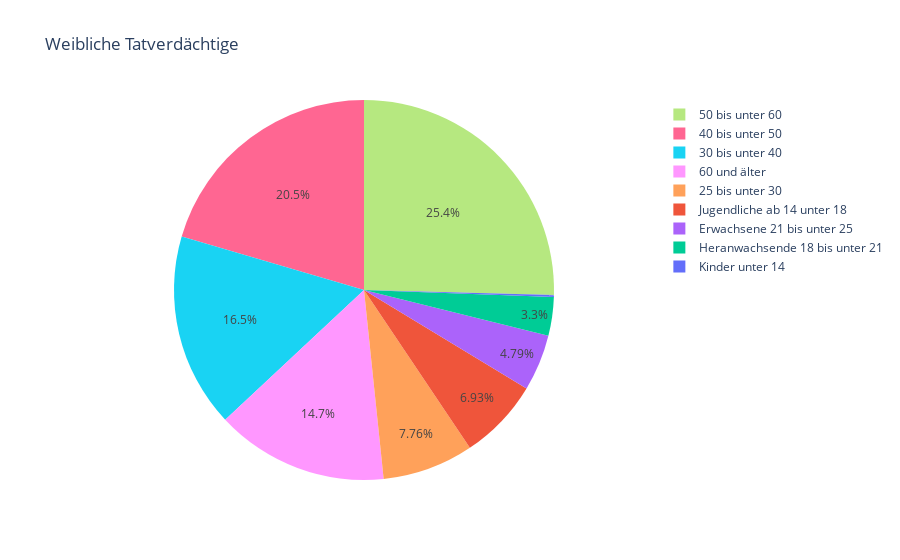

This figure's notebook cell:
### Code cell
# update figure
fig.update_traces(
    textposition='inside',
    textinfo='percent',
                 )

### Figure 1 — Plotly figure (JSON) as saved in the notebook; plotly's stock layout.template omitted (floating-point values rounded to 4 significant figures)
{"data": [{"customdata": [["#3F83F4"], ["#000080"], ["#062089"], ["#8DC0F6"], ["#BBE4FA"], ["#9C9C9C"], ["#777777"], ["#B2B2B2"], ["#00FFFF"]], "domain": {"x": [0, 1], "y": [0, 1]}, "hovertemplate": "label=%{label}<br>value=%{value}<br>color=%{customdata[0]}<extra></extra>", "labels": ["Kinder unter 14", "Jugendliche ab 14 unter 18", "Heranwachsende 18 bis unter 21", "Erwachsene 21 bis unter 25", "25 bis unter 30", "30 bis unter 40", "40 bis unter 50", "50 bis unter 60", "60 und älter"], "legendgroup": "", "marker": {"colors": ["#636efa", "#EF553B", "#00cc96", "#ab63fa", "#FFA15A", "#19d3f3", "#FF6692", "#B6E880", "#FF97FF"]}, "name": "", "showlegend": true, "textinfo": "percent", "textposition": "inside", "type": "pie", "values": [1, 42, 20, 29, 47, 100, 124, 154, 89]}], "layout": {"autosize": true, "legend": {"tracegroupgap": 0}, "title": {"text": "Weibliche Tatverdächtige"}}}
